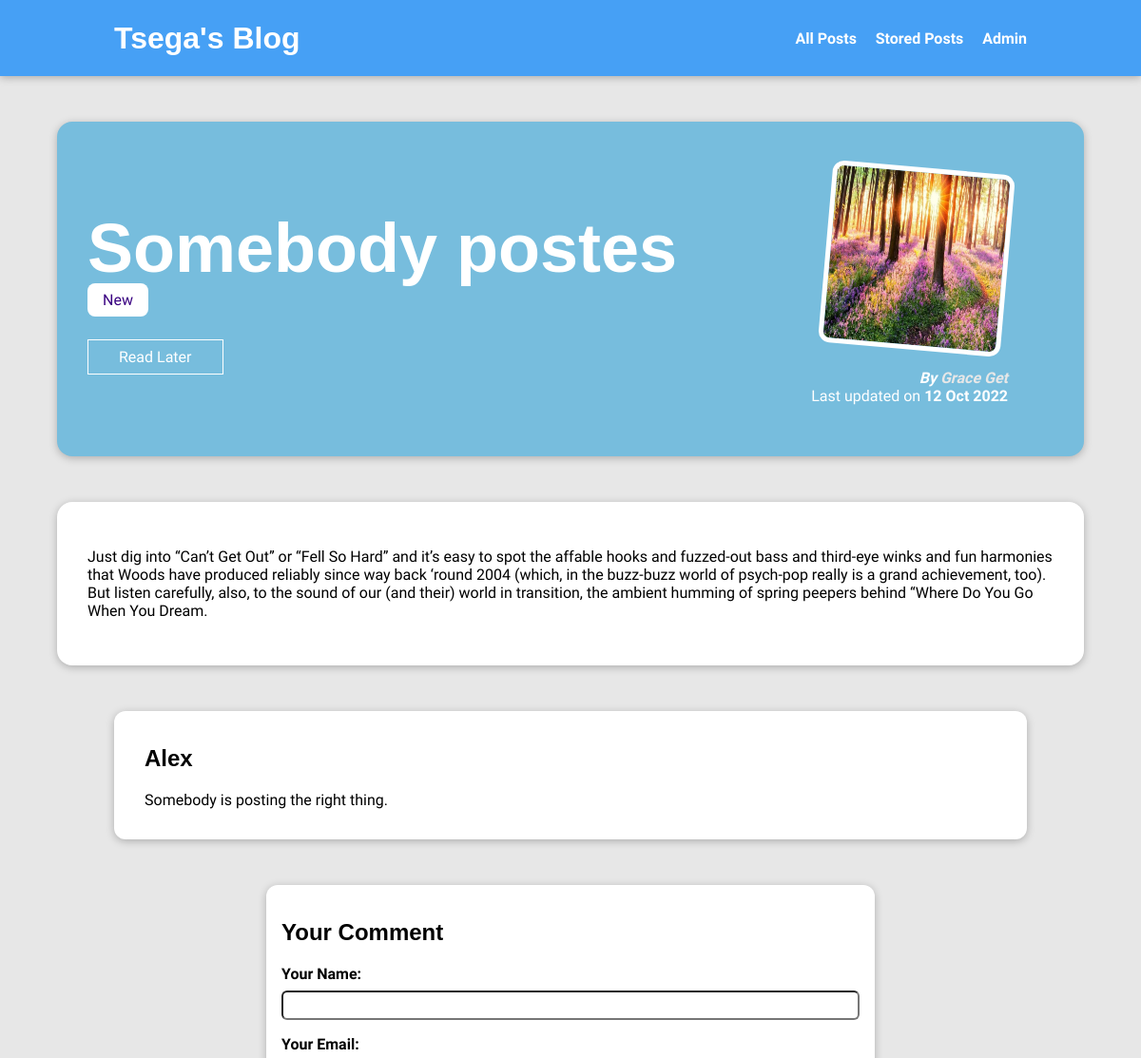
Page /posts/somebody-postes (upper part) on the earlier database version.
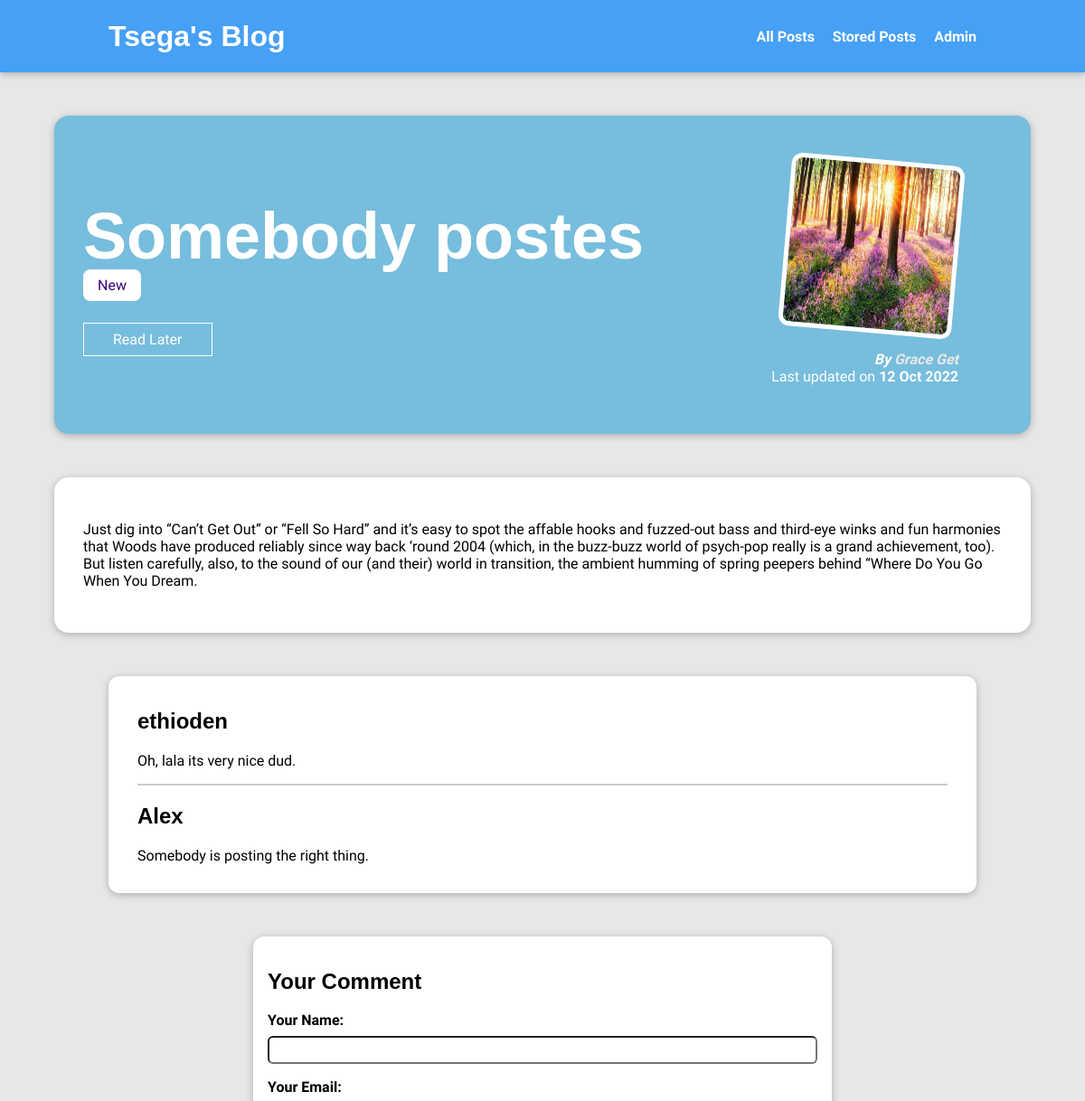
Same page on the later database version.
### blog/models.py (models this page shows, shortened)
class Post(models.Model):
    title = models.CharField(max_length=150)
    excerpt = models.CharField(max_length=200)
    image = models.ImageField(upload_to="posts", null = True)
    date =  models.DateField(auto_now=True)
    slug = models.SlugField(unique=True, db_index=True)
    content = models.TextField(validators=[MinLengthValidator(10)])
    author = models.ForeignKey(Author, null = True, on_delete=models.SET_NULL, related_name="posts")
    tags = models.ManyToManyField(Tag)

class Tag(models.Model):
    caption = models.CharField(max_length=20)

class Author(models.Model):
    firts_name = models.CharField(max_length=100)
    last_name = models.CharField(max_length=100)
    email_address= models.EmailField()
    def full_name(self):
        return f"{self.firts_name} {self.last_name}"
    def __str__(self):
        return self.full_name()

class Comment(models.Model):
    user_name = models.CharField(max_length =120)
    user_email = models.EmailField()
    text = models.TextField(max_length= 400)
    post = models.ForeignKey(Post, on_delete = models.CASCADE, related_name="comments" )

### blog/views.py (the view, shortened to what this page needs)
# urls.py: path("posts/<slug:slug>",views.SinglePostsView.as_view(),name="posts-detail-page"), #/posts/my-first-post
class SinglePostsView(View):
    def is_stored_posts(self,request, post_id):
        stored_posts = request.session.get('stored_posts')
        if stored_posts is not None:
            is_saved_for_later = post_id in stored_posts
        else:
            is_saved_for_later = False
        return is_saved_for_later
    def get(self, request ,slug):
        post = Post.objects.get(slug=slug)
        context ={
            'post':post,
            "post_tags":post.tags.all(),
            "comment_form":CommentForm(),
            "comments":post.comments.all().order_by('-id'),
            "saved_for_later":self.is_stored_posts(request,post.id),
        }
        return render(request, "blog/post-detail.html",context)

### blog/forms.py
class CommentForm(forms.ModelForm):
   class Meta:
      model = Comment
      exclude = ["post"]
      labels = {
         "user_name": "Your Name",
         "user_email": "Your Email",
         "text": "Your Comment",
      }

### blog/templates/blog/post-detail.html (shortened to what this page needs)
{% extends 'base.html' %}
{% load static %}
{% block css_files %}
<link rel ="stylesheet" href="{% static "blog/post-detail.css" %}">
{% endblock  %}
{% block  content%}
<section id="summary">
  <h2>{{post.title }} </h2>
  <div>
    {% for tag in post_tags %}
    <span class= "tags">{{tag.caption}}</span>
    {% endfor %}
  </div>
  <div id="read-later">
    <form action="{% url 'read-later'%}" method ="POST">
      <button>
      {% if saved_for_later %}
        Remove from "Read Later" List
      {% else %}
       Read Later
      {%endif%}
      </button>
    </form>
  </div>
       <article>
        <img src="{{post.image.url}}" alt="{{post.title}}"/>
        <address>By <a href= "mailto: {{post.author.email_address}}" >{{post.author}}</a></address>
        <div>Last updated on <time>{{post.date|date:"d M Y"}}</time>
        </div>
       </article>
</section>
<main>
{{post.content|linebreaks}}
</main>
<section id ="comments">
  <ul>
    {% for comment in comments %}
     <li>
      <h2> {{comment.user_name}}</h2>
        <p>{{comment.text|linebreaks}}</p>
     </li>
    {% endfor %}
  </ul>
</section>
<section  id ="comment-form">
  <h2> Your Comment</h2>
  <form action ="{% url 'posts-detail-page' post.slug %}" method="POST">
    {%for form_field in comment_form %}
    <div class ="form-control {% if form_field.errors %}invalid{% endif %}">
       {{form_field.label_tag}}
       {{form_field}}
    </div>
  {%endfor%}
  </form>
</section>
{% include 'footer.html' %}
{% endblock  %}

### templates/base.html (shortened to what this page needs)
{% load static %}
<!DOCTYPE html>
<html lang="en">
  <head>
    <link rel ="stylesheet" href="{% static 'app.css' %}">
    {% block css_files %}
    {% endblock  %}
  </head>
  <body>
    <header id="main-navigation">
        <h1><a href="{% url 'starting-page' %}">Tsega's Blog</a></h1>
        <nav>
          <a href="{% url 'posts-page' %}">All Posts</a> &nbsp;&nbsp;&nbsp;
          <a href="{% url 'read-later' %}">Stored Posts</a> &nbsp;&nbsp;&nbsp;
          <a href="http://localhost:9000/admin/">Admin</a>
        </nav>
    </header>
    {% block content %}{% endblock  %}
  </body>
</html>

### templates/footer.html (shortened to what this page needs)
{% load static %}
<!DOCTYPE html>
<html lang="en">
  <head>
    <link rel ="stylesheet" href="{% static 'app.css' %}">
    {% block css_files %}
    <link rel ="stylesheet" href="{% static "blog/post.css" %}">
<link rel ="stylesheet" href="{% static "blog/blogStyle.css" %}">
    {% endblock  %}
  </head>
  <body>
  </body>
</html>

### static/app.css (style rules this page uses)
* { box-sizing: border-box; }
html { font-family: 'Roboto Condensed', sans-serif; }
body { margin: 0; }
h1, h2, h3 { font-family: 'Loto', sans-serif; font-weight: bold; }

### blog/static/blog/post-detail.css (style rules this page uses)
body { background-color: #e7e7e7; }
#main-navigation { background-color: #46a0f5; box-shadow: 0 2px 8px rgba(0, 0, 0, 0.25); }
#main-navigation { width: 100%; height: 5rem; display: flex; justify-content: space-between; align-items: center; padding: 0 10%; position: absolute; top: 0; left: 0; background-color: #46a0f5; }
#main-navigation a { text-decoration: none; color: white; font-weight: bold; }
#summary { margin: 8rem auto 3rem auto; padding: 2rem; width: 90%; border-radius: 16px; background-color: #77bddd; position: relative; box-shadow: 0 2px 8px rgba(0, 0, 0, 0.25); height: 22rem; }
#summary h2 { color: white; font-size: 4.5rem; margin-bottom: 0.25rem; }
#summary article { position: absolute; top: 2rem; right: 3rem; padding: 1rem 2rem; border-radius: 12rem; text-align: right; color: white; }
#summary article img { width: 12rem; height: 12rem; border-radius: 12px; transform: rotateZ(5deg); border: 5px solid white; margin-bottom: 1rem; }
#summary address { font-weight: bold; }
#summary address a { color: #e7e7e7; text-decoration: none; }
#summary time { font-weight: bold; }
main { margin: auto; padding: 2rem; width: 90%; border-radius: 16px; background-color: white; position: relative; box-shadow: 0 2px 8px rgba(0, 0, 0, 0.25); }
.tags { background-color: white; color: #390281; padding: 0.5rem 1rem; border-radius: 8px; }
#comment-form { margin: 3rem auto; width: 90%; max-width: 40rem; border-radius: 12px; background-color: white; box-shadow: 0 2px 8px rgba(0, 0, 0, 0.25); padding: 1rem; }
.form-control { margin-bottom: 1rem; }
.form-control label { font-weight: bold; margin-bottom: 0.5rem; display: block; }
.form-control input, .form-control textarea { display: block; width: 100%; font: inherit; padding: 0.25rem; border-radius: 6px; }
#comments { margin: 3rem auto; width: 90%; max-width: 60rem; border-radius: 12px; background-color: white; box-shadow: 0 2px 8px rgba(0, 0, 0, 0.25); padding: 1rem 2rem; }
#comments ul { list-style: none; margin: 0; padding:0; }
#comments li { margin-bottom: 1rem; border-bottom: 2px solid #ccc; }
#comments li:last-of-type { border-bottom:none; }
#read-later { margin: 2rem 0; }
#read-later button { background-color: transparent; border: 1px solid white; padding:0.5rem 2rem; font:inherit; color:white; cursor: pointer; }

### blog/static/blog/post.css (style rules this page uses)
#main-navigation { width: 100%; height: 5rem; display: flex; justify-content: space-between; align-items: center; padding: 0 10%; position: absolute; top: 0; left: 0; background-color: #46a0f5; }
#main-navigation a { text-decoration: none; color: white; font-weight: bold; }

Differences in the rows shown:
added Comment: user_name "ethioden", text "Oh, lala its very nice dud."
